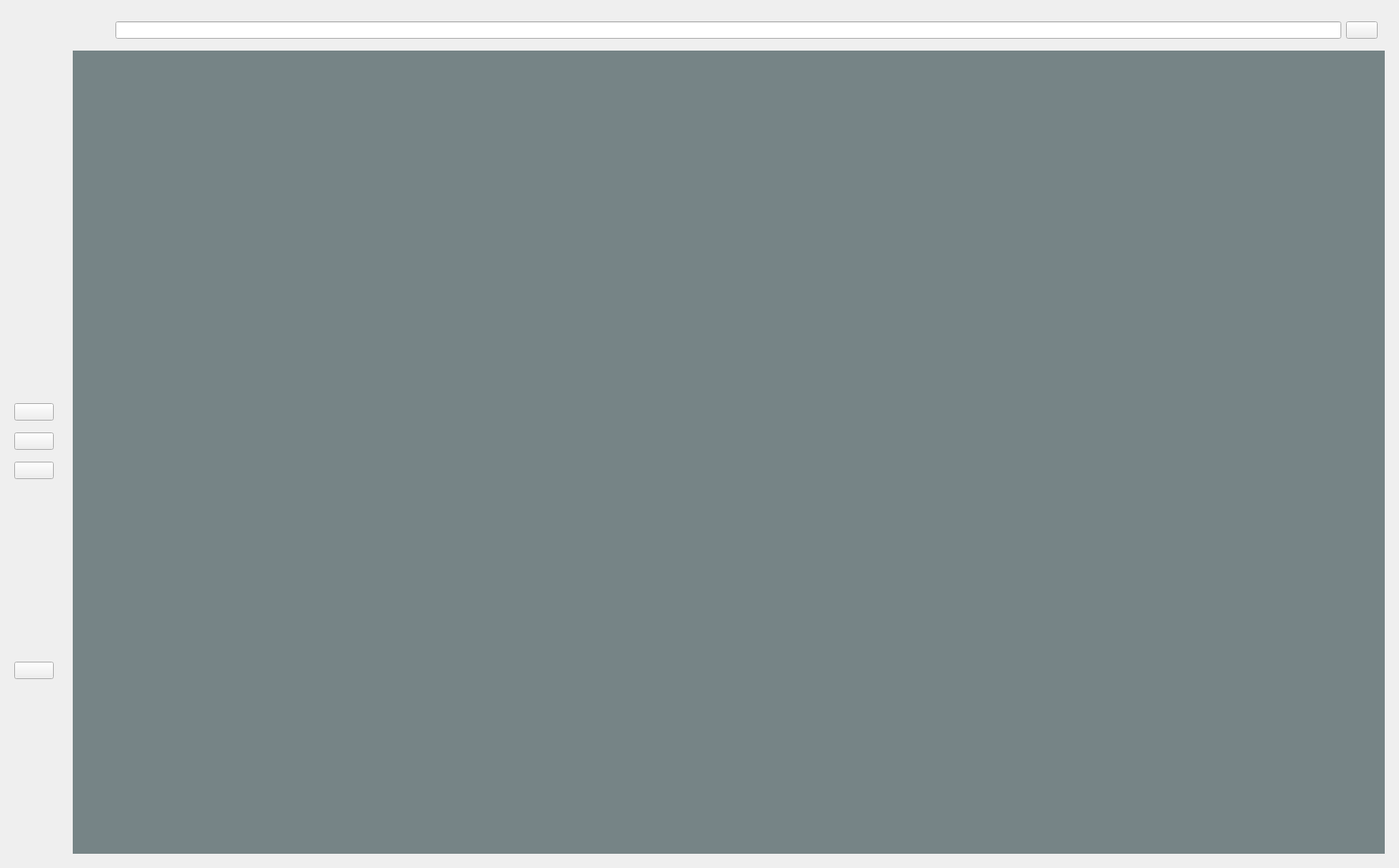
<?xml version="1.0" encoding="UTF-8"?>
<ui version="4.0">
 <class>MainWindow</class>
 <widget class="QMainWindow" name="MainWindow">
  <property name="geometry">
   <rect>
    <x>0</x>
    <y>0</y>
    <width>1769</width>
    <height>1098</height>
   </rect>
  </property>
  <property name="windowTitle">
   <string>MainWindow</string>
  </property>
  <widget class="QWidget" name="centralwidget">
   <layout class="QGridLayout" name="gridLayout_2">
    <item row="0" column="0">
     <widget class="QWidget" name="icon_name_widget">
      <property name="maximumSize">
       <size>
        <width>70</width>
        <height>16777215</height>
       </size>
      </property>
      <layout class="QVBoxLayout" name="verticalLayout_3">
       <item>
        <widget class="QLabel" name="label">
         <property name="minimumSize">
          <size>
           <width>50</width>
           <height>50</height>
          </size>
         </property>
         <property name="maximumSize">
          <size>
           <width>50</width>
           <height>50</height>
          </size>
         </property>
         <property name="pixmap">
          <pixmap>images/authentification/logo.png</pixmap>
         </property>
         <property name="scaledContents">
          <bool>true</bool>
         </property>
        </widget>
       </item>
       <item>
        <layout class="QVBoxLayout" name="verticalLayout">
         <property name="spacing">
          <number>15</number>
         </property>
         <item>
          <widget class="QPushButton" name="bouton_project1">
           <property name="checkable">
            <bool>true</bool>
           </property>
           <property name="autoExclusive">
            <bool>true</bool>
           </property>
           <property name="icon">
            <iconset>
             <normaloff>images/pagePrincipale/dashboard_white.png</normaloff>
             <normalon>images/pagePrincipale/dashboard.png</normalon>
            </iconset>
           </property>
          </widget>
         </item>
         <item>
          <widget class="QPushButton" name="bouton_profile1">
           <property name="checkable">
            <bool>true</bool>
           </property>
           <property name="autoExclusive">
            <bool>true</bool>
           </property>
           <property name="icon">
            <iconset>
             <normaloff>images/pagePrincipale/profile_white.png</normaloff>
             <normalon>images/pagePrincipale/profile.png</normalon>
            </iconset>
           </property>
          </widget>
         </item>
         <item>
          <widget class="QPushButton" name="bouton_message1">
           <property name="checkable">
            <bool>true</bool>
           </property>
           <property name="autoExclusive">
            <bool>true</bool>
           </property>
           <property name="icon">
            <iconset>
             <normaloff>images/pagePrincipale/messages_white.png</normaloff>
             <normalon>images/pagePrincipale/messages.png</normalon>
            </iconset>
           </property>
          </widget>
         </item>
        </layout>
       </item>
       <item>
        <spacer name="spacerItem">
         <property name="orientation">
          <enum>Qt::Vertical</enum>
         </property>
         <property name="sizeType">
          <enum>QSizePolicy::Expanding</enum>
         </property>
        </spacer>
       </item>
       <item>
        <widget class="QPushButton" name="bouton_quitter1">
         <property name="checkable">
          <bool>true</bool>
         </property>
         <property name="autoExclusive">
          <bool>true</bool>
         </property>
         <property name="icon">
          <iconset>
           <normaloff>images/pagePrincipale/log_out_white.png</normaloff>
           <normalon>images/pagePrincipale/log_out.png</normalon>
          </iconset>
         </property>
        </widget>
       </item>
      </layout>
     </widget>
    </item>
    <item row="0" column="3">
     <widget class="QWidget" name="main_menu">
      <layout class="QVBoxLayout" name="verticalLayout_4">
       <item>
        <widget class="QWidget" name="widget">
         <layout class="QHBoxLayout" name="horizontalLayout_4">
          <item>
           <widget class="QPushButton" name="bouton_menu">
            <property name="styleSheet">
             <string notr="true">border:none;</string>
            </property>
            <property name="checkable">
             <bool>true</bool>
            </property>
            <property name="autoExclusive">
             <bool>true</bool>
            </property>
            <property name="icon">
             <iconset>
              <normaloff>images/pagePrincipale/menu.png</normaloff>
             </iconset>
            </property>
            <property name="iconSize">
             <size>
              <width>20</width>
              <height>20</height>
             </size>
            </property>
           </widget>
          </item>
          <item>
           <spacer name="spacerItem2">
            <property name="orientation">
             <enum>Qt::Horizontal</enum>
            </property>
           </spacer>
          </item>
          <item>
           <layout class="QHBoxLayout" name="horizontalLayout">
            <item>
             <widget class="QLineEdit" name="lineEdit"/>
            </item>
            <item>
             <widget class="QPushButton" name="pushButton_14">
              <property name="icon">
               <iconset>
                <normaloff>images/pagePrincipale/search.png</normaloff>
               </iconset>
              </property>
             </widget>
            </item>
           </layout>
          </item>
         </layout>
        </widget>
       </item>
       <item>
        <widget class="QStackedWidget" name="stackedWidget">
         <property name="styleSheet">
          <string notr="true">background-color: rgb(118, 132, 134);</string>
         </property>
         <widget class="QWidget" name="project">
          <layout class="QVBoxLayout" name="projectLayout"/>
         </widget>
         <widget class="QWidget" name="Profile">
          <layout class="QVBoxLayout" name="profileLayout"/>
         </widget>
        </widget>
       </item>
      </layout>
     </widget>
    </item>
   </layout>
  </widget>
  <resources/>
  <connections/>
 </widget>
 <resources/>
 <connections/>
</ui>
